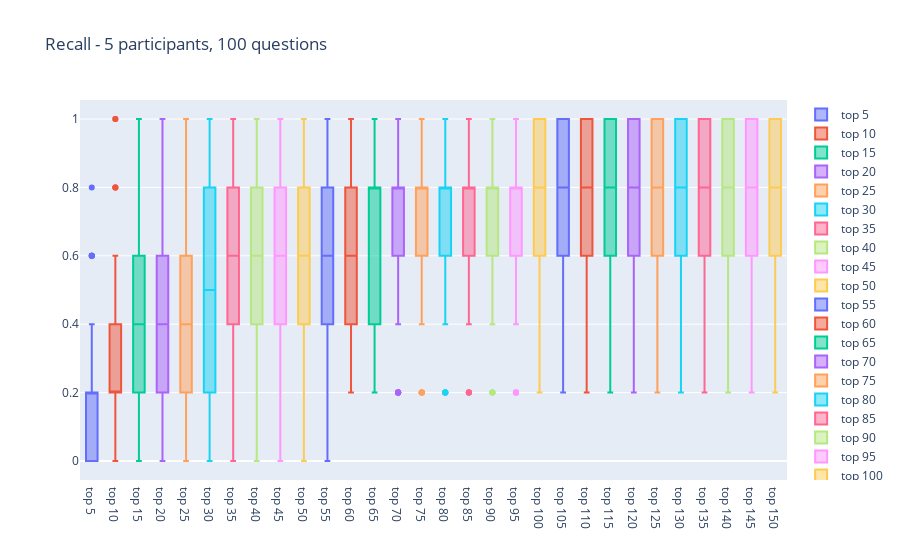

The notebook cell saved with this chart:
### Code cell
import plotly.graph_objects as go

fig = go.Figure()
for col in df:
    fig.add_trace(go.Box(y=df[col],  name=col))

fig.update_layout(title_text="Recall - 5 participants, 100 questions")
    
fig.show()
